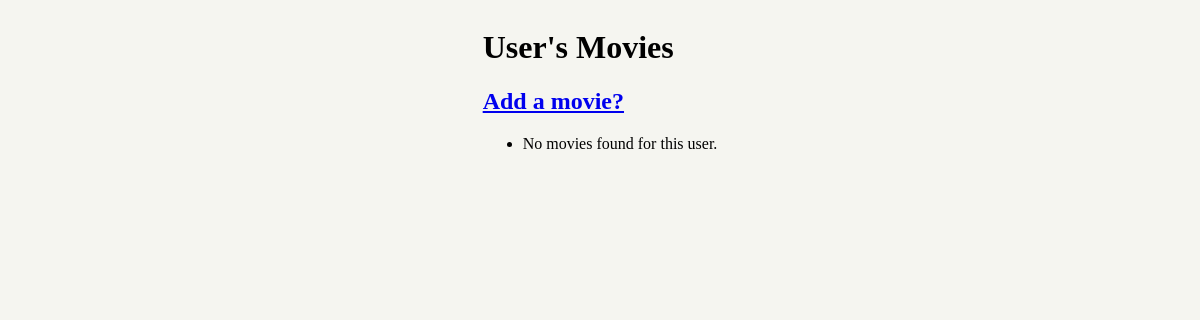
The page /users/2 on the database as committed earlier.
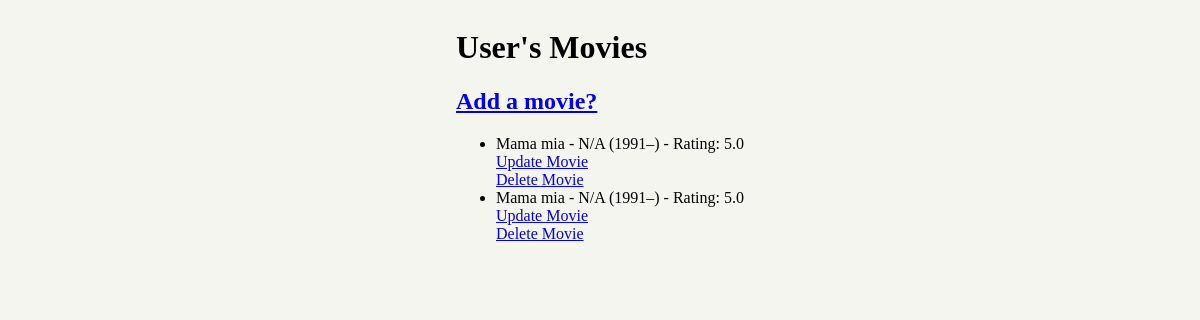
The same page on the database as committed later.
### data_manager/models.py (models this page shows)
class Movies(db.Model):
    __tablename__ = 'movies'
    movie_id = db.Column(db.Integer, primary_key=True)
    user_id = db.Column(db.Integer, db.ForeignKey('users.user_id'), nullable=False)  # Use 'users.user_id' here
    title = db.Column(db.String, nullable=False)
    director = db.Column(db.String)
    year = db.Column(db.Integer)
    genre = db.Column(db.String)
    rating = db.Column(db.Float)

### app.py (the view)
@app.route('/users/<int:user_id>')
def user_movies(user_id):
    user = data_manager.get_user_by_id(user_id)
    user_movies = user.movies if user else []
    return render_template('users_movies.html', user_movies=user_movies, user_id=user_id)

### data_manager/SQLiteDataManager.py (called while the page is built)
    def get_user_by_id(self, user_id):
        return Users.query.get(user_id)

### templates/users_movies.html (shortened to what this page needs)
<!DOCTYPE html>
<html lang="en">
<head>
    <link rel="stylesheet" href="static\styles.css">
</head>
<body>
<h1 class="title">User's Movies</h1>
<h2><a href="/users/{{ user_id }}/add_movie">Add a movie?</a></h2>
<ul>
    {% if user_movies %}
    {% for movie in user_movies %}
    <li>
        {{ movie['title'] }} - {{ movie['director'] }} ({{ movie['year'] }}) - Rating: {{ movie['rating'] }}
        <br><a href="/users/{{ user_id }}/update_movie/{{ movie.id }}">Update Movie</a>
        <br><a href="/users/{{ user_id }}/delete_movie/{{ movie.id }}">Delete Movie</a>
    </li>
    {% endfor %}
    {% else %}
    <li>No movies found for this user.</li>
    {% endif %}
</ul>
</body>
</html>

### static/styles.css (style rules this page uses)
html { flex-wrap: flex; display: flex; justify-content: center; }
body { background: #F5F5F0; color: black; font-family: Monaco; }

Rows that differ between the two databases and show on the page:
added Movies: title "Mama mia", director "N/A", year "1991–", rating "5.0"
added Movies: title "Mama mia", director "N/A", year "1991–", rating "5.0"
Other text that changed with them:
text no longer shown: "No movies found for this user."
